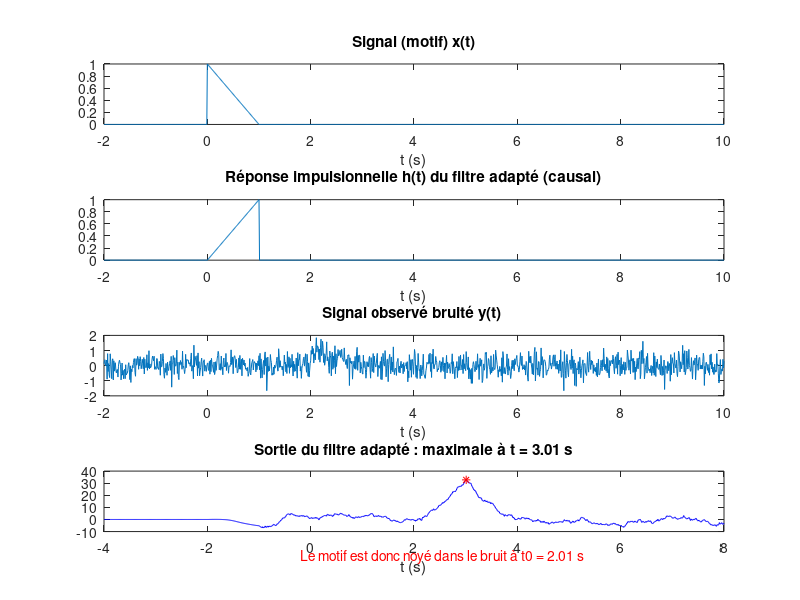
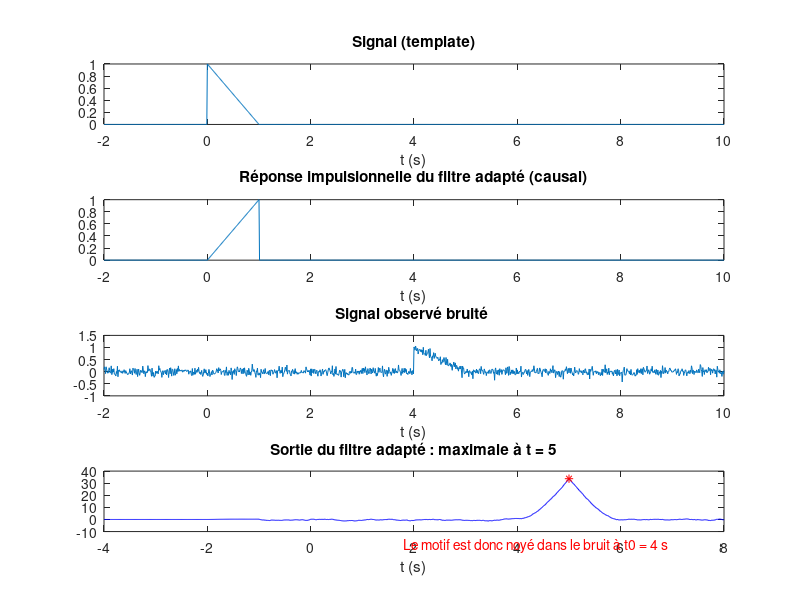
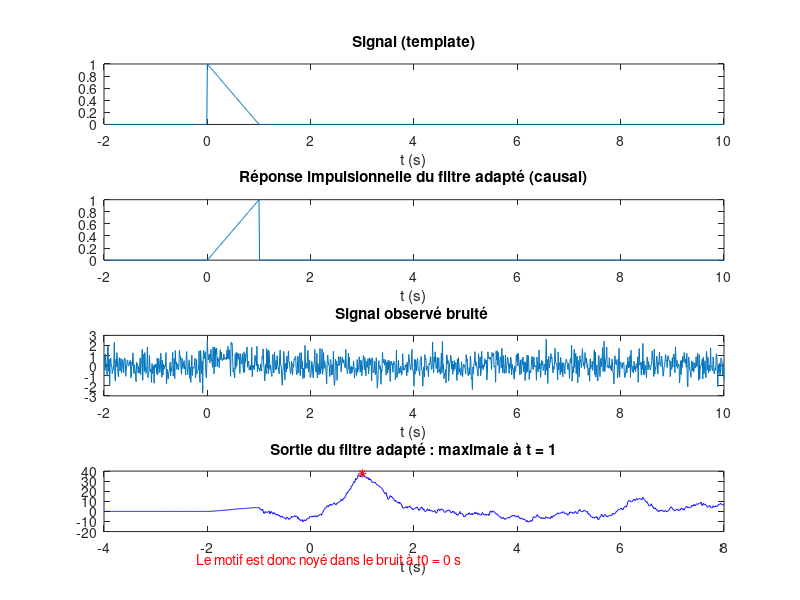
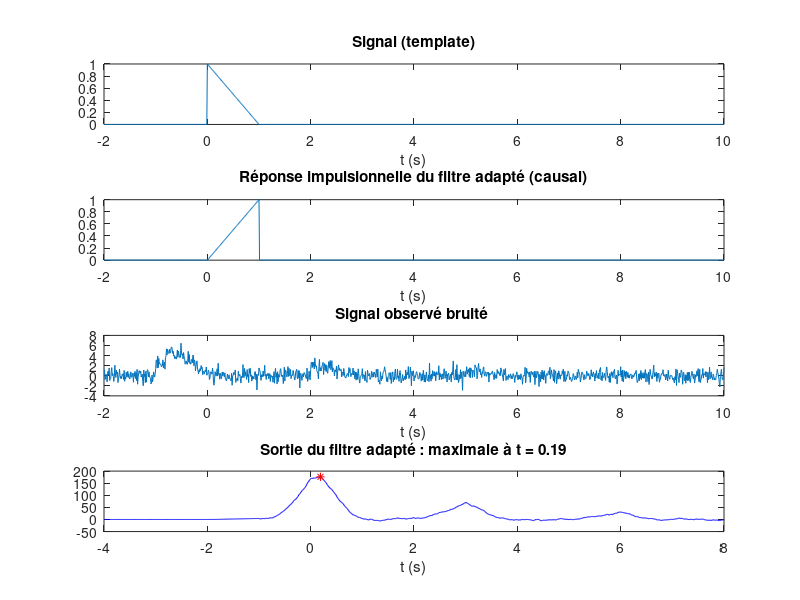

These figures' MATLAB source, in order:
%% TP3 TSA: Filtrage adapté
% Loïs Gallaud 2A géné
clear; clc;
close all;
%% 1. Détection d'un motif par filtrage adapté

% Définition des paramètres
Te = 10e-3;
tmin = -2;
tmax = 10;
t = tmin:Te:tmax;
N = length(t);
T = 1;
sig = 0.5;  % écart-type du bruit
t0 = 2;

% Signal à reconnaître (motif ou "template") x
x = (1-t/T) .* ((t)>=0) .* ((t)<=T);
% Réponse impulsionnelle du filtre adapté causal
h = (1-(T-t)/T) .* ((t)>=0) .* ((t)<=T);

% Signal bruité
xdecal = (1-(t-t0)/T) .* ((t-t0)>=0) .* ((t-t0)<=T);
y = xdecal + randn(size(x))*sig;

% Sortie du filtre (avec la fonction filter)
z = filter(h, 1, y);
t2 = t + tmin;

% Maximum du signal
[zmax,nmax] = max(z);

% Affichage
figure;
subplot(4,1,1);
plot(t,x);
title('Signal (motif) x(t)');
xlabel('t (s)');
subplot(4,1,2);
plot(t,h);
title('Réponse impulsionnelle h(t) du filtre adapté (causal)');
xlabel('t (s)');
subplot(4,1,3);
plot(t,y);
xlabel('t (s)');
title(['Signal observé bruité y(t) ']);
subplot(4,1,4);
plot(t2,z,'b',t2(nmax),zmax,'r*');
title(['Sortie du filtre adapté : maximale à t = ' num2str(t2(nmax)) ' s']);
xlabel('t (s)');
text(t2(nmax)-3.2, zmax - 63, ['Le motif est donc noyé dans le ' ...
    'bruit à t0 = ' num2str(t2(nmax) - T) ' s'], 'Color', 'red');

%% Pratique sur des signaux inconnus

% 1. sig3-1

% Lecture des signaux enregistrés (fonction load).
load("sig3-1.mat");

% Sortie du filtre (avec filter)
z = filter(h, 1, y1);
t2 = t + tmin;

% Maximum du signal
[zmax,nmax] = max(z);

% Affichage
figure;
subplot(4,1,1);
plot(t,x);
title('Signal (template)');
xlabel('t (s)');
subplot(4,1,2);
plot(t,h);
title('Réponse impulsionnelle du filtre adapté (causal)');
xlabel('t (s)');
subplot(4,1,3);
plot(t,y1);
xlabel('t (s)');
title('Signal observé bruité ');
subplot(4,1,4);
plot(t2,z,'b',t2(nmax),zmax,'r*');
title(['Sortie du filtre adapté : maximale à t = ' num2str(t2(nmax))]);
xlabel('t (s)');
text(t2(nmax)-3.2, zmax - 55, ['Le motif est donc noyé dans le ' ...
    'bruit à t0 = ' num2str(t2(nmax) - T) ' s'], 'Color', 'red');

% 1. sig3-2

% Lecture des signaux enregistrés (fonction load).
load("sig3-2.mat");

% Sortie du filtre (avec filter)
z = filter(h, 1, y2);
t2 = t + tmin;

% Maximum du signal
[zmax,nmax] = max(z);

% Affichage
figure;
subplot(4,1,1);
plot(t,x);
title('Signal (template)');
xlabel('t (s)');
subplot(4,1,2);
plot(t,h);
title('Réponse impulsionnelle du filtre adapté (causal)');
xlabel('t (s)');
subplot(4,1,3);
plot(t,y2);
xlabel('t (s)');
title('Signal observé bruité ');
subplot(4,1,4);
plot(t2,z,'b',t2(nmax),zmax,'r*');
title(['Sortie du filtre adapté : maximale à t = ' num2str(t2(nmax))]);
xlabel('t (s)');
text(t2(nmax)-3.2, zmax - 86, ['Le motif est donc noyé dans le ' ...
    'bruit à t0 = ' num2str(t2(nmax) - T) ' s'], 'Color', 'red');

% 1. sig3-3

% Lecture des signaux enregistrés (fonction load).
load("sig3-3.mat");

% Sortie du filtre (avec filter)
z = filter(h, 1, y3);
t2 = t + tmin;

% Maximum du signal
[zmax,nmax] = max(z);

% Affichage
figure;
subplot(4,1,1);
plot(t,x);
title('Signal (template)');
xlabel('t (s)');
subplot(4,1,2);
plot(t,h);
title('Réponse impulsionnelle du filtre adapté (causal)');
xlabel('t (s)');
subplot(4,1,3);
plot(t,y3);
xlabel('t (s)');
title('Signal observé bruité ');
subplot(4,1,4);
plot(t2,z,'b',t2(nmax),zmax,'r*');
title(['Sortie du filtre adapté : maximale à t = ' num2str(t2(nmax))]);
xlabel('t (s)');